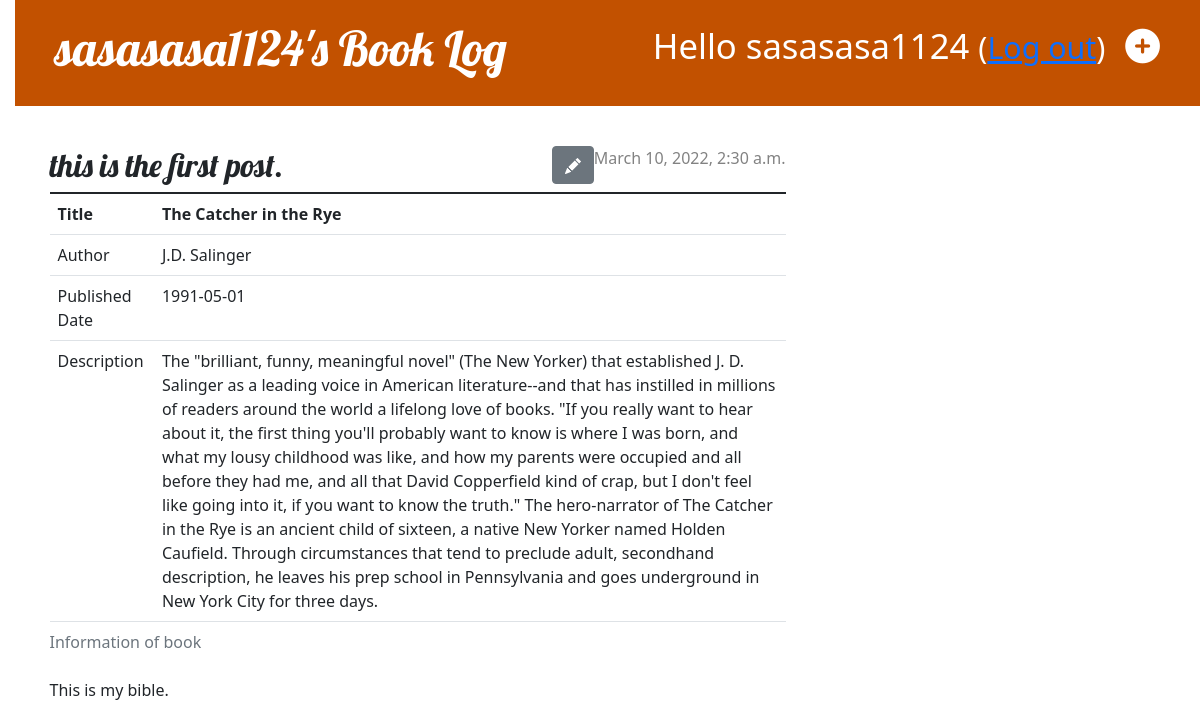
/posts/1/ (signed in), run on the app's committed database.
### blog/models.py (models this page shows, shortened)
class Post(models.Model):
    author = models.ForeignKey(settings.AUTH_USER_MODEL, on_delete=models.CASCADE)
    book_isbn = models.CharField(max_length=100)
    book_title = models.CharField(max_length=100)
    book_authors = models.CharField(max_length=200, null=True)
    book_publishedDate = models.CharField(max_length=100, null=True)
    book_description = models.CharField(max_length=1000, null=True)
    title = models.CharField(max_length=100)
    text = models.TextField()
    created_date = models.DateTimeField(default=timezone.now)
    updated_date = models.DateTimeField(default=timezone.now,null=True)

### blog/views.py (the view)
# urls.py: path('posts/<int:pk>/', views.post_detail, name='post_detail'),
@login_required
def post_detail(request, pk):
    post = get_object_or_404(Post, pk=pk)
    if post.author == request.user:
        return render(request, 'blog/post_detail.html', {'post': post})
    else:
        return redirect('post_list')

### mysite/context_processors.py (called while the page is built)
def app_name(request):
    return {'APP_NAME': settings.APP_NAME}

### blog/templates/blog/post_detail.html (shortened to what this page needs)
{% extends 'blog/base.html' %}
{% block content %}
    <article class="post">
        {% if post.updated_date %}
            <time class="date">
                {{ post.updated_date }}
            </time>
        {% else %}
            <time class="date">
                {{ post.created_date }}
            </time>
        {% endif %}
        <aside class="actions">
            {% if user == post.author %}
                <a class="btn btn-secondary" href="{% url 'post_edit' pk=post.pk %}">
                </a>
            {% endif %}
        </aside>
        <h2>{{ post.title }}</h2>
        <table class="table">
            <caption>Information of book</caption>
            <tbody>
                <tr>
                  <th>Title</th>
                  <th class="book-title">{{ post.book_title }}</th>
                </tr>
                <tr>
                  <td>Author</td>
                  <td class="book-author">{{ post.book_authors }}</td>
                </tr>
                <tr>
                  <td>Published Date</td>
                  <td class="book-publishedDate">{{ post.book_publishedDate }}</td>
                </tr>
                <tr>
                  <td>Description</td>
                  <td class="book-description">{{ post.book_description }}</td>
                </tr>
            </tbody>
          </table>
        <p>{{ post.text|linebreaksbr }}</p>
    </article>
{% endblock %}

### blog/templates/blog/base.html (shortened to what this page needs)
{% load static %}
<!DOCTYPE html>
<html>
    <head>
        <link rel="stylesheet" href="https://cdn.jsdelivr.net/npm/bootstrap@5.1.3/dist/css/bootstrap.min.css">
        <link rel="stylesheet" href="{% static 'css/blog.css' %}">
        <link href="https://cdn.jsdelivr.net/npm/bootstrap@5.0.0-beta1/dist/css/bootstrap.min.css" rel="stylesheet">
    </head>
        <body>
            <div class="page-header">
                {% if user.is_authenticated %}
                    <a href="{% url 'post_new' %}" class="top-menu"><i class="fas fa-plus-circle"></i></a>
                    <p class="top-menu">Hello {{ user.username }} <small>(<a href="{% url 'logout' %}">Log out</a>)</small></p>
                {% else %}
                    <a href="{% url 'signup' %}" class="top-menu"><i class="fa-solid fa-user-plus"></i>Sign Up</a>
                {% endif %}
                <h1><a href="/">{{ user }}'s {{ APP_NAME }}</a></h1>
            </div>
            <div class="content container">
                <div class="row">
                    <div class="col-md-8">
                    {% block content %}
                    {% endblock %}
                    </div>
                </div>
            </div>
        </body>
</html>

### blog/static/css/blog.css (style rules this page uses)
h1 a, h2 a { color: #C25100; font-family: 'Lobster'; }
body { padding-left: 15px; }
.page-header { background-color: #C25100; margin-top: 0; margin-bottom: 40px; padding: 20px 20px 20px 40px; }
.page-header h1, .page-header h1 a, .page-header h1 a:visited, .page-header h1 a:active { color: #ffffff; font-size: 36pt; text-decoration: none; }
h1, h2, h3, h4 { font-family: 'Lobster', cursive; }
.date { color: #828282; }
.top-menu, .top-menu:hover, .top-menu:visited { color: #ffffff; float: right; font-size: 26pt; margin-right: 20px; }
.post { margin-bottom: 70px; }
.post > .date, .post > .actions { float: right; }
.btn-secondary, .btn-secondary:visited { color: #C25100; background: none; border-color: #C25100; }

### data on the page
Post: updated_date "March 10, 2022, 2:30 a.m.", title "this is the first post.", book_title "The Catcher in the Rye", book_authors "J.D. Salinger", book_publishedDate "1991-05-01", book_description "The \"brilliant, funny, meaningful novel\" (The New Yorker) that established J. D. Salinger as a leading voice in American literature--and that has instilled in millions of readers around the world a lifelong love of books. \"If you really want to hear about it, the first thing you'll probably want to know is where I was born, and what my lousy childhood was like, and how my parents were occupied and all before they had me, and all that David Copperfield kind of crap, but I don't feel like going into it, if you want to know the truth.\" The hero-narrator of The Catcher in the Rye is an ancient child of sixteen, a native New Yorker named Holden Caufield. Through circumstances that tend to…", text "This is my bible."

### other printed values
{{ user.username }} "sasasasa1124"
{{ user }} "sasasasa1124"
{{ APP_NAME }} "Book Log"
